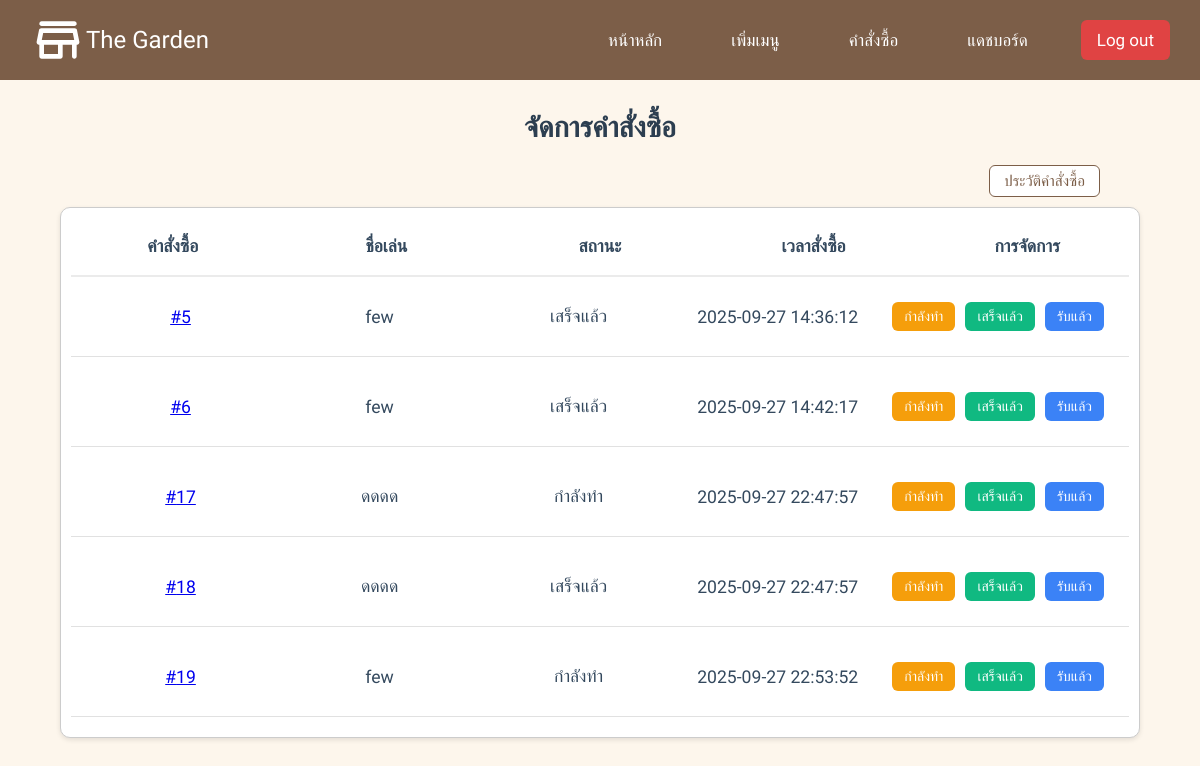
The app's page /manage-orders (signed in) with its own data.
### tables this page shows
CREATE TABLE "orders" (
    id INTEGER UNIQUE,
    nickname TEXT NOT NULL,
    phone TEXT NOT NULL,
    note TEXT,
    cart_data TEXT,
    status TEXT,
    timestamp DATETIME,
    slip_filename TEXT,
    PRIMARY KEY(id)
);

### app.py (the view)
@app.route('/manage-orders', methods=['GET'])
def manage_orders():
    if session.get("role") != "owner":
        return "Unauthorized", 403
    with get_db() as db:
        orders = db.execute(
            "SELECT id, nickname, timestamp, status FROM orders WHERE status != ? ORDER BY timestamp ASC",
            ("รับแล้ว",)
        ).fetchall()
    return render_template('manage_orders.html', orders=orders)

### app.py (called while the page is built)
def get_db():
    conn = sqlite3.connect(db_garden, timeout=10)
    conn.row_factory = sqlite3.Row
    return conn

### templates/manage_orders.html (shortened to what this page needs)
{% extends "layout.html" %}
{% block content %}
<h1 class="order-title">จัดการคำสั่งซื้อ</h1>
 <div class="orders-header">
  <a href="{{ url_for('order_history') }}" class="history-link">ประวัติคำสั่งซื้อ</a>
</div>
<div class="orders-container">
  <div class="order-header">
    <div class="order-column">คำสั่งซื้อ</div>
    <div class="order-column">ชื่อเล่น</div>
    <div class="order-column">สถานะ</div>
    <div class="order-column">เวลาสั่งซื้อ</div>
    <div class="order-column">การจัดการ</div>
  </div>
  {% for order in orders %}
  <div class="order-detail-row" id="order-{{ order['id'] }}">
    <div class="order-column">
      <a href="{{ url_for('order_details', order_id=order['id']) }}">#{{ order['id'] }}</a>
    </div>
    <div class="order-column">{{ order['nickname'] }}</div>
    <div class="order-column">
      <span id="status-{{ order['id'] }}">{{ order['status'] }}</span>
    </div>
    <div class="order-column">{{ order['timestamp'] }}</div>
    <div class="order-column">
      <button onclick="updateStatus({{ order['id'] }}, 'กำลังทำ')">กำลังทำ</button>
      <button onclick="updateStatus({{ order['id'] }}, 'เสร็จแล้ว')">เสร็จแล้ว</button>
      <button onclick="updateStatus({{ order['id'] }}, 'รับแล้ว')">รับแล้ว</button>
    </div>
  </div>
  {% else %}
  <p>ไม่มีคำสั่งซื้อในระบบ</p>
  {% endfor %}
</div>
{% endblock %}

### static/style.css (style rules this page uses)
:root { --brown: #7C5E48; --cream: #FDF6EC; --white: #fff; --black: #808080; --brown-hover: #634a38; --blue: #262c91; --cream-li: #E8C39E; --red: #E53E3E; --color-font: #583E2C; --img-color: #A67C52; }
* { margin: 0; padding: 0; box-sizing: border-box; font-family: "Kanit", sans-serif; }
body { background-color: var(--cream); height: 100%; overflow-x: hidden; overflow-y: hidden; position: relative; }
.order-title { font-size: 2rem; color: #2c3e50; text-align: center; margin-top: 40px; margin-bottom: 30px; font-weight: 600; }
.order-title { font-size: 2rem; color: #2c3e50; text-align: center; margin-top: 30px; margin-bottom: 20px; font-weight: 600; }
.orders-container { margin: 0 auto; width: 90%; max-width: 1200px; border-radius: 10px; border: 1px solid #e1e1e1; background-color: #ffffff; box-shadow: 0 2px 5px rgba(0, 0, 0, 0.1); }
.order-header { display: grid; grid-template-columns: 1fr 1fr 1fr 1fr; gap: 10px; background-color: #fff; color: #34495e; padding: 15px; font-weight: 600; border-top-left-radius: 10px; border-top-right-radius: 10px; text-align: center; border-bottom: 2px solid #ebebeb; }
.order-detail-row { display: grid; grid-template-columns: 1fr 1fr 1fr 1fr; gap: 10px; padding: 15px; border-bottom: 1px solid #e1e1e1; transition: background-color 0.3s ease; font-size: 1rem; }
.order-column { text-align: center; font-size: 1.1rem; color: #34495e; padding: 10px; word-break: break-word; display: flex; justify-content: center; align-items: center; gap: 6px; flex-wrap: nowrap; }
.orders-container { max-height: 600px; overflow-y: auto; border: 1px solid #ccc; padding: 10px; box-sizing: border-box; }
.order-header { display: flex; justify-content: space-between; padding: 10px 0; font-weight: bold; }
.order-column { padding: 8px; text-align: left; flex: 1; word-wrap: break-word; }
.order-detail-row { display: flex; justify-content: space-between; margin-bottom: 10px; flex-wrap: wrap; }
.order-title { font-size: 1.8em; margin-bottom: 20px; }
.order-column button { padding: 6px 12px; border: none; border-radius: 6px; cursor: pointer; font-size: 14px; font-weight: 500; color: #fff; transition: background 0.3s ease, transform 0.1s ease; margin: 2px; white-space: nowrap; }
.order-column button:nth-child(1) { background-color: #f59e0b; }
.order-column button:nth-child(2) { background-color: #10b981; }
.order-column button:nth-child(3) { background-color: #3b82f6; }
.orders-header { display: flex; justify-content: flex-end; margin-bottom: 10px; max-width: 1000px; margin-left: auto; margin-right: auto; }
.history-link { display: inline-block; padding: 6px 14px; border: 1px solid #7C5E48; border-radius: 6px; background-color: #fff; color: #7C5E48; font-weight: 500; font-size: 0.95rem; text-decoration: none; transition: all 0.2s ease; }

### static/login.css (style rules this page uses)
:root { --brown:#7C5E48; --cream:#FDF6EC; --white:#fff; --black:#808080; --brown-hover:#634a38; --blue:#262c91; }
* { margin: 0; padding: 0; box-sizing: border-box; font-family: "Kanit", sans-serif; }

### records on screen
orders: id "5", nickname "few", status "เสร็จแล้ว", timestamp "2025-09-27 14:36:12"
orders: id "6", nickname "few", status "เสร็จแล้ว", timestamp "2025-09-27 14:42:17"
orders: id "17", nickname "ดดดด", status "กำลังทำ", timestamp "2025-09-27 22:47:57"
orders: id "18", nickname "ดดดด", status "เสร็จแล้ว", timestamp "2025-09-27 22:47:57"
orders: id "19", nickname "few", status "กำลังทำ", timestamp "2025-09-27 22:53:52"
